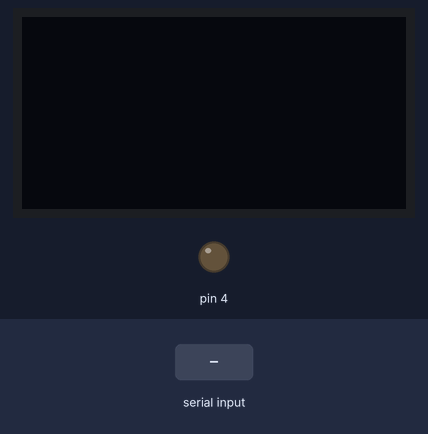
Bench run of a sketch on a simulated Arduino Uno, built with avr-gcc and run on an emulated ATmega328P. Shown: 128×64 one-colour display, output pins drawn as LEDs (lit = HIGH). Inputs (shaded band) come from the test bench.

Above: at 1.2 s.
1.3 s: byte 30 received over Serial
At 1.8 s:
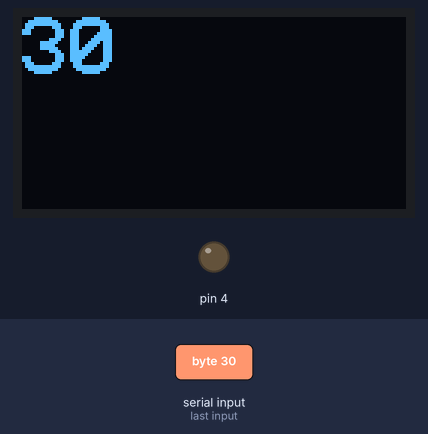
2.8 s: byte 90 received over Serial
At 4.0 s:
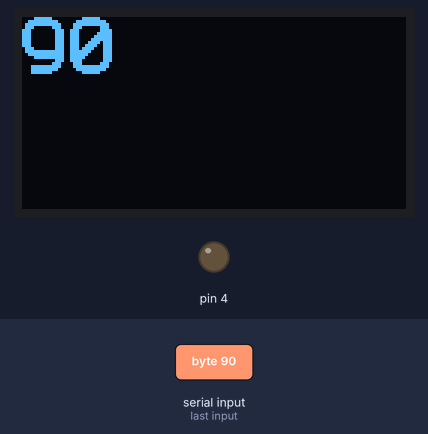
4.3 s: byte 120 received over Serial
At 4.9 s:
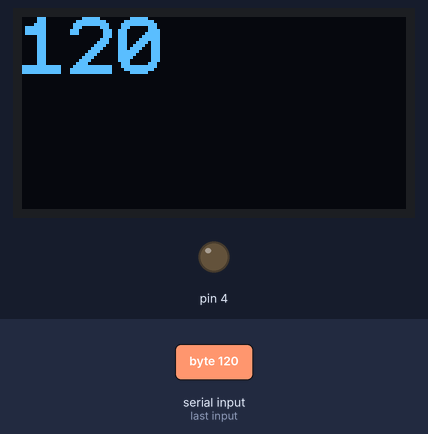
Timing chart, 0 to 7.3 s (numbered marks = the images above; inputs shaded):
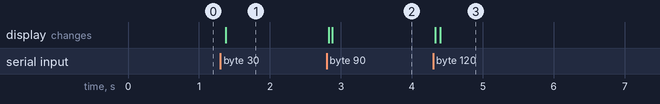

The sketch:

LabF_pt2.ino
```cpp
//Import libraries
#include <Arduino.h>
#include <U8x8lib.h>

//Create instance of class
auto display = U8X8_SSD1306_128X64_NONAME_HW_I2C(U8X8_PIN_NONE);

//Initialize board
void setup() {
  pinMode(DD4, OUTPUT); //set D4(LED) to output

  Serial.begin(9600); //enable serial communication
  display.begin(); //start up OLED display
  display.setFlipMode(1); //set orientation
}

void loop() {
  if(!Serial.available()){
    return;
  }

  display.clearDisplay();

  auto data = Serial.read(); //receive a byte of data via Java

  //Display my name
  display.setFont(u8x8_font_profont29_2x3_r);
  display.setCursor(0, 0);

  if(data == (byte) -1){ //indicates countdown complete
    digitalWrite(DD4, HIGH);
    display.print("Yay");
  }else{ //countdown in progress
    display.print(data);
  }
}
```

Measured:
- after the input at 1.3 s, the display: changes after 0.08 s (image 1)
- after the input at 2.8 s, the display: first changes at once (image 2 shows a later state)
- after the input at 4.3 s, the display: first changes at once (image 3 shows a later state)
